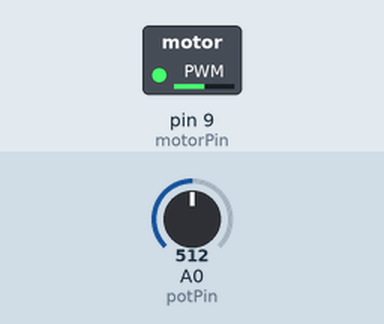
The sketch below on a simulated Arduino Uno, built with avr-gcc and run on an emulated ATmega328P. Shown: switched loads named in the sketch (green lamp = pin HIGH). Inputs (shaded band) come from the test bench; at power-on: A0 (potPin) = 512.

Above: at 1.2 s.
1.3 s: A0 (potPin) set to 716
At 2.2 s:
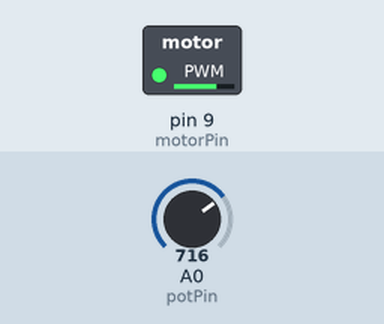
2.8 s: A0 (potPin) set to 900
At 3.3 s:
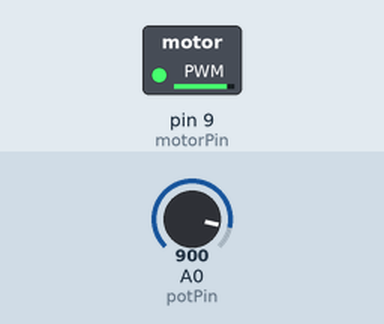
4.3 s: A0 (potPin) set to 122
At 5.5 s:
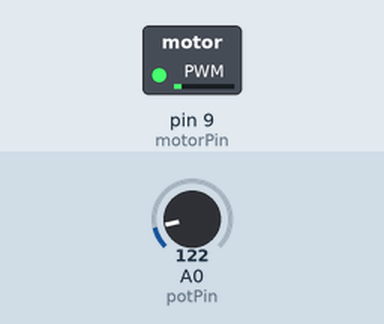
5.8 s: A0 (potPin) set to 0
At 6.8 s:
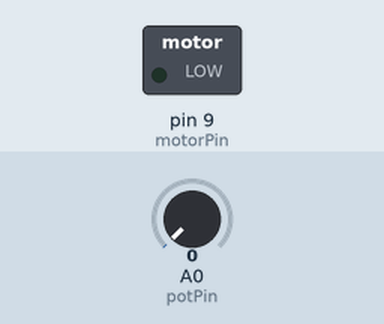
Timing chart, 0 to 8.3 s (numbered marks = the images above; inputs shaded):
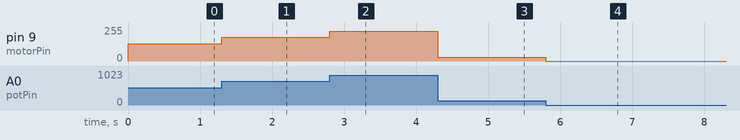

The sketch:

pr9-motorized_pinwheel.ino
```cpp
//const int switchPin = 2;
const int potPin = A0;
const int motorPin = 9;
//int switchState = 0;
int potValue = 0;
int spinSpeed;

void setup() {
//  pinMode(motorPin, OUTPUT);
  pinMode(motorPin, OUTPUT);
//  pinMode(potPin, INPUT);
}

void loop() {
//  switchState = digitalRead(switchPin);

//  if(switchState == HIGH){
//    digitalWrite(motorPin, HIGH);
//  }
//  else{
//    digitalWrite(motorPin, LOW);
//  }

  // hook up a potentiometer to very the speed, rather then a button
  potValue = analogRead(potPin);
  spinSpeed = potValue / 4;
  analogWrite(motorPin, spinSpeed);
}
```

Measured:
- after the input at 1.3 s, pin 9 (motorPin): 128/255 → 179/255 at once
- after the input at 2.8 s, pin 9 (motorPin): 179/255 → 225/255 at once
- after the input at 4.3 s, pin 9 (motorPin): 225/255 → 30/255 at once
- after the input at 5.8 s, pin 9 (motorPin): 30/255 → 0/255 at once
